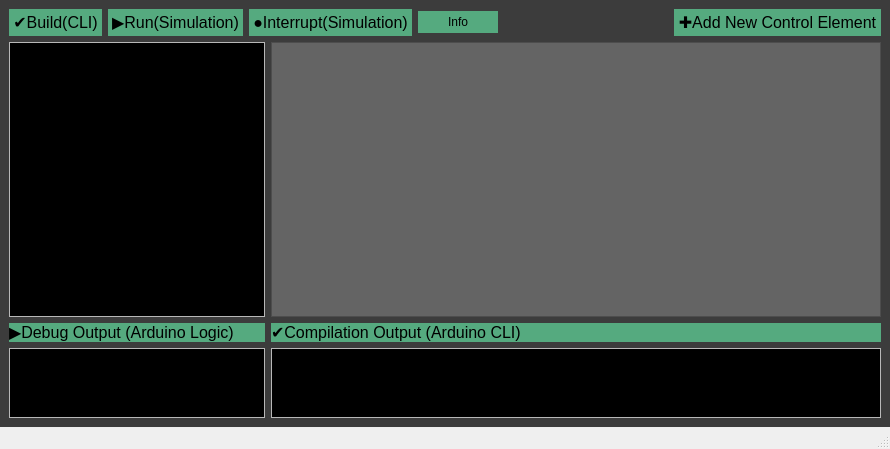
<?xml version="1.0" encoding="UTF-8"?>
<ui version="4.0">
 <class>StartWindow</class>
 <widget class="QMainWindow" name="StartWindow">
  <property name="geometry">
   <rect>
    <x>0</x>
    <y>0</y>
    <width>890</width>
    <height>449</height>
   </rect>
  </property>
  <property name="palette">
   <palette>
    <active>
     <colorrole role="Button">
      <brush brushstyle="SolidPattern">
       <color alpha="255">
        <red>85</red>
        <green>170</green>
        <blue>127</blue>
       </color>
      </brush>
     </colorrole>
    </active>
    <inactive>
     <colorrole role="Button">
      <brush brushstyle="SolidPattern">
       <color alpha="255">
        <red>85</red>
        <green>170</green>
        <blue>127</blue>
       </color>
      </brush>
     </colorrole>
    </inactive>
    <disabled>
     <colorrole role="Button">
      <brush brushstyle="SolidPattern">
       <color alpha="255">
        <red>85</red>
        <green>170</green>
        <blue>127</blue>
       </color>
      </brush>
     </colorrole>
    </disabled>
   </palette>
  </property>
  <property name="windowTitle">
   <string>ArduinoSimulator</string>
  </property>
  <widget class="QWidget" name="centralwidget">
   <property name="palette">
    <palette>
     <active>
      <colorrole role="Base">
       <brush brushstyle="SolidPattern">
        <color alpha="255">
         <red>60</red>
         <green>60</green>
         <blue>60</blue>
        </color>
       </brush>
      </colorrole>
      <colorrole role="Window">
       <brush brushstyle="SolidPattern">
        <color alpha="255">
         <red>60</red>
         <green>60</green>
         <blue>60</blue>
        </color>
       </brush>
      </colorrole>
     </active>
     <inactive>
      <colorrole role="Base">
       <brush brushstyle="SolidPattern">
        <color alpha="255">
         <red>60</red>
         <green>60</green>
         <blue>60</blue>
        </color>
       </brush>
      </colorrole>
      <colorrole role="Window">
       <brush brushstyle="SolidPattern">
        <color alpha="255">
         <red>60</red>
         <green>60</green>
         <blue>60</blue>
        </color>
       </brush>
      </colorrole>
     </inactive>
     <disabled>
      <colorrole role="Base">
       <brush brushstyle="SolidPattern">
        <color alpha="255">
         <red>60</red>
         <green>60</green>
         <blue>60</blue>
        </color>
       </brush>
      </colorrole>
      <colorrole role="Window">
       <brush brushstyle="SolidPattern">
        <color alpha="255">
         <red>60</red>
         <green>60</green>
         <blue>60</blue>
        </color>
       </brush>
      </colorrole>
     </disabled>
    </palette>
   </property>
   <property name="autoFillBackground">
    <bool>true</bool>
   </property>
   <layout class="QVBoxLayout" name="verticalLayout" stretch="0,3,1">
    <item>
     <layout class="QHBoxLayout" name="horizontalLayout_buttons">
      <property name="sizeConstraint">
       <enum>QLayout::SizeConstraint::SetDefaultConstraint</enum>
      </property>
      <item>
       <widget class="QPushButton" name="pushButton_build">
        <property name="font">
         <font>
          <pointsize>12</pointsize>
         </font>
        </property>
        <property name="autoFillBackground">
         <bool>true</bool>
        </property>
        <property name="text">
         <string>✔Build(CLI)</string>
        </property>
        <property name="flat">
         <bool>true</bool>
        </property>
       </widget>
      </item>
      <item>
       <widget class="QPushButton" name="pushButton_run">
        <property name="font">
         <font>
          <pointsize>12</pointsize>
         </font>
        </property>
        <property name="autoFillBackground">
         <bool>true</bool>
        </property>
        <property name="text">
         <string>▶Run(Simulation)</string>
        </property>
        <property name="flat">
         <bool>true</bool>
        </property>
       </widget>
      </item>
      <item>
       <widget class="QPushButton" name="pushButton_interrupt">
        <property name="font">
         <font>
          <pointsize>12</pointsize>
         </font>
        </property>
        <property name="autoFillBackground">
         <bool>true</bool>
        </property>
        <property name="text">
         <string>●Interrupt(Simulation)</string>
        </property>
        <property name="flat">
         <bool>true</bool>
        </property>
       </widget>
      </item>
      <item>
       <widget class="QPushButton" name="pushButton_info">
        <property name="autoFillBackground">
         <bool>true</bool>
        </property>
        <property name="text">
         <string>Info</string>
        </property>
        <property name="flat">
         <bool>true</bool>
        </property>
       </widget>
      </item>
      <item>
       <spacer name="horizontalSpacer">
        <property name="orientation">
         <enum>Qt::Orientation::Horizontal</enum>
        </property>
        <property name="sizeHint" stdset="0">
         <size>
          <width>40</width>
          <height>20</height>
         </size>
        </property>
       </spacer>
      </item>
      <item>
       <widget class="QPushButton" name="pushButton_add_new_control_element">
        <property name="font">
         <font>
          <pointsize>12</pointsize>
         </font>
        </property>
        <property name="autoFillBackground">
         <bool>true</bool>
        </property>
        <property name="styleSheet">
         <string notr="true"/>
        </property>
        <property name="text">
         <string>✚Add New Control Element</string>
        </property>
        <property name="flat">
         <bool>true</bool>
        </property>
       </widget>
      </item>
     </layout>
    </item>
    <item>
     <layout class="QGridLayout" name="gridLayout">
      <property name="sizeConstraint">
       <enum>QLayout::SizeConstraint::SetDefaultConstraint</enum>
      </property>
      <item row="0" column="0">
       <widget class="QTextEdit" name="textEdit_editor">
        <property name="sizePolicy">
         <sizepolicy hsizetype="Fixed" vsizetype="Expanding">
          <horstretch>0</horstretch>
          <verstretch>0</verstretch>
         </sizepolicy>
        </property>
        <property name="palette">
         <palette>
          <active>
           <colorrole role="WindowText">
            <brush brushstyle="SolidPattern">
             <color alpha="255">
              <red>255</red>
              <green>255</green>
              <blue>255</blue>
             </color>
            </brush>
           </colorrole>
           <colorrole role="Light">
            <brush brushstyle="SolidPattern">
             <color alpha="255">
              <red>255</red>
              <green>255</green>
              <blue>255</blue>
             </color>
            </brush>
           </colorrole>
           <colorrole role="Text">
            <brush brushstyle="SolidPattern">
             <color alpha="255">
              <red>255</red>
              <green>255</green>
              <blue>255</blue>
             </color>
            </brush>
           </colorrole>
           <colorrole role="ButtonText">
            <brush brushstyle="SolidPattern">
             <color alpha="255">
              <red>255</red>
              <green>255</green>
              <blue>255</blue>
             </color>
            </brush>
           </colorrole>
           <colorrole role="Base">
            <brush brushstyle="SolidPattern">
             <color alpha="255">
              <red>0</red>
              <green>0</green>
              <blue>0</blue>
             </color>
            </brush>
           </colorrole>
           <colorrole role="PlaceholderText">
            <brush brushstyle="SolidPattern">
             <color alpha="128">
              <red>255</red>
              <green>255</green>
              <blue>255</blue>
             </color>
            </brush>
           </colorrole>
          </active>
          <inactive>
           <colorrole role="WindowText">
            <brush brushstyle="SolidPattern">
             <color alpha="255">
              <red>255</red>
              <green>255</green>
              <blue>255</blue>
             </color>
            </brush>
           </colorrole>
           <colorrole role="Light">
            <brush brushstyle="SolidPattern">
             <color alpha="255">
              <red>255</red>
              <green>255</green>
              <blue>255</blue>
             </color>
            </brush>
           </colorrole>
           <colorrole role="Text">
            <brush brushstyle="SolidPattern">
             <color alpha="255">
              <red>255</red>
              <green>255</green>
              <blue>255</blue>
             </color>
            </brush>
           </colorrole>
           <colorrole role="ButtonText">
            <brush brushstyle="SolidPattern">
             <color alpha="255">
              <red>255</red>
              <green>255</green>
              <blue>255</blue>
             </color>
            </brush>
           </colorrole>
           <colorrole role="Base">
            <brush brushstyle="SolidPattern">
             <color alpha="255">
              <red>0</red>
              <green>0</green>
              <blue>0</blue>
             </color>
            </brush>
           </colorrole>
           <colorrole role="PlaceholderText">
            <brush brushstyle="SolidPattern">
             <color alpha="128">
              <red>255</red>
              <green>255</green>
              <blue>255</blue>
             </color>
            </brush>
           </colorrole>
          </inactive>
          <disabled>
           <colorrole role="WindowText">
            <brush brushstyle="SolidPattern">
             <color alpha="255">
              <red>255</red>
              <green>255</green>
              <blue>255</blue>
             </color>
            </brush>
           </colorrole>
           <colorrole role="Light">
            <brush brushstyle="SolidPattern">
             <color alpha="255">
              <red>255</red>
              <green>255</green>
              <blue>255</blue>
             </color>
            </brush>
           </colorrole>
           <colorrole role="Text">
            <brush brushstyle="SolidPattern">
             <color alpha="255">
              <red>255</red>
              <green>255</green>
              <blue>255</blue>
             </color>
            </brush>
           </colorrole>
           <colorrole role="ButtonText">
            <brush brushstyle="SolidPattern">
             <color alpha="255">
              <red>255</red>
              <green>255</green>
              <blue>255</blue>
             </color>
            </brush>
           </colorrole>
           <colorrole role="PlaceholderText">
            <brush brushstyle="SolidPattern">
             <color alpha="128">
              <red>255</red>
              <green>255</green>
              <blue>255</blue>
             </color>
            </brush>
           </colorrole>
          </disabled>
         </palette>
        </property>
        <property name="styleSheet">
         <string notr="true"> color: white;</string>
        </property>
       </widget>
      </item>
      <item row="0" column="1">
       <widget class="QGraphicsView" name="graphicsView">
        <property name="autoFillBackground">
         <bool>true</bool>
        </property>
        <property name="styleSheet">
         <string notr="true">background-color: rgb(100, 100, 100)</string>
        </property>
       </widget>
      </item>
     </layout>
    </item>
    <item>
     <layout class="QGridLayout" name="gridLayout_2">
      <property name="sizeConstraint">
       <enum>QLayout::SizeConstraint::SetDefaultConstraint</enum>
      </property>
      <item row="1" column="0">
       <widget class="QTextEdit" name="textEdit_debug_output">
        <property name="sizePolicy">
         <sizepolicy hsizetype="Fixed" vsizetype="Expanding">
          <horstretch>0</horstretch>
          <verstretch>0</verstretch>
         </sizepolicy>
        </property>
        <property name="palette">
         <palette>
          <active>
           <colorrole role="WindowText">
            <brush brushstyle="SolidPattern">
             <color alpha="255">
              <red>255</red>
              <green>255</green>
              <blue>255</blue>
             </color>
            </brush>
           </colorrole>
           <colorrole role="Text">
            <brush brushstyle="SolidPattern">
             <color alpha="255">
              <red>255</red>
              <green>255</green>
              <blue>255</blue>
             </color>
            </brush>
           </colorrole>
           <colorrole role="ButtonText">
            <brush brushstyle="SolidPattern">
             <color alpha="255">
              <red>255</red>
              <green>255</green>
              <blue>255</blue>
             </color>
            </brush>
           </colorrole>
           <colorrole role="Base">
            <brush brushstyle="SolidPattern">
             <color alpha="255">
              <red>0</red>
              <green>0</green>
              <blue>0</blue>
             </color>
            </brush>
           </colorrole>
           <colorrole role="PlaceholderText">
            <brush brushstyle="SolidPattern">
             <color alpha="128">
              <red>255</red>
              <green>255</green>
              <blue>255</blue>
             </color>
            </brush>
           </colorrole>
          </active>
          <inactive>
           <colorrole role="WindowText">
            <brush brushstyle="SolidPattern">
             <color alpha="255">
              <red>255</red>
              <green>255</green>
              <blue>255</blue>
             </color>
            </brush>
           </colorrole>
           <colorrole role="Text">
            <brush brushstyle="SolidPattern">
             <color alpha="255">
              <red>255</red>
              <green>255</green>
              <blue>255</blue>
             </color>
            </brush>
           </colorrole>
           <colorrole role="ButtonText">
            <brush brushstyle="SolidPattern">
             <color alpha="255">
              <red>255</red>
              <green>255</green>
              <blue>255</blue>
             </color>
            </brush>
           </colorrole>
           <colorrole role="Base">
            <brush brushstyle="SolidPattern">
             <color alpha="255">
              <red>0</red>
              <green>0</green>
              <blue>0</blue>
             </color>
            </brush>
           </colorrole>
           <colorrole role="PlaceholderText">
            <brush brushstyle="SolidPattern">
             <color alpha="128">
              <red>255</red>
              <green>255</green>
              <blue>255</blue>
             </color>
            </brush>
           </colorrole>
          </inactive>
          <disabled>
           <colorrole role="WindowText">
            <brush brushstyle="SolidPattern">
             <color alpha="255">
              <red>255</red>
              <green>255</green>
              <blue>255</blue>
             </color>
            </brush>
           </colorrole>
           <colorrole role="Text">
            <brush brushstyle="SolidPattern">
             <color alpha="255">
              <red>255</red>
              <green>255</green>
              <blue>255</blue>
             </color>
            </brush>
           </colorrole>
           <colorrole role="ButtonText">
            <brush brushstyle="SolidPattern">
             <color alpha="255">
              <red>255</red>
              <green>255</green>
              <blue>255</blue>
             </color>
            </brush>
           </colorrole>
           <colorrole role="PlaceholderText">
            <brush brushstyle="SolidPattern">
             <color alpha="128">
              <red>255</red>
              <green>255</green>
              <blue>255</blue>
             </color>
            </brush>
           </colorrole>
          </disabled>
         </palette>
        </property>
        <property name="styleSheet">
         <string notr="true">: black; color: white;</string>
        </property>
       </widget>
      </item>
      <item row="1" column="1">
       <widget class="QTextEdit" name="textEdit_compilation_output">
        <property name="palette">
         <palette>
          <active>
           <colorrole role="WindowText">
            <brush brushstyle="SolidPattern">
             <color alpha="255">
              <red>255</red>
              <green>255</green>
              <blue>255</blue>
             </color>
            </brush>
           </colorrole>
           <colorrole role="Text">
            <brush brushstyle="SolidPattern">
             <color alpha="255">
              <red>255</red>
              <green>255</green>
              <blue>255</blue>
             </color>
            </brush>
           </colorrole>
           <colorrole role="ButtonText">
            <brush brushstyle="SolidPattern">
             <color alpha="255">
              <red>255</red>
              <green>255</green>
              <blue>255</blue>
             </color>
            </brush>
           </colorrole>
           <colorrole role="Base">
            <brush brushstyle="SolidPattern">
             <color alpha="255">
              <red>0</red>
              <green>0</green>
              <blue>0</blue>
             </color>
            </brush>
           </colorrole>
           <colorrole role="PlaceholderText">
            <brush brushstyle="SolidPattern">
             <color alpha="128">
              <red>255</red>
              <green>255</green>
              <blue>255</blue>
             </color>
            </brush>
           </colorrole>
          </active>
          <inactive>
           <colorrole role="WindowText">
            <brush brushstyle="SolidPattern">
             <color alpha="255">
              <red>255</red>
              <green>255</green>
              <blue>255</blue>
             </color>
            </brush>
           </colorrole>
           <colorrole role="Text">
            <brush brushstyle="SolidPattern">
             <color alpha="255">
              <red>255</red>
              <green>255</green>
              <blue>255</blue>
             </color>
            </brush>
           </colorrole>
           <colorrole role="ButtonText">
            <brush brushstyle="SolidPattern">
             <color alpha="255">
              <red>255</red>
              <green>255</green>
              <blue>255</blue>
             </color>
            </brush>
           </colorrole>
           <colorrole role="Base">
            <brush brushstyle="SolidPattern">
             <color alpha="255">
              <red>0</red>
              <green>0</green>
              <blue>0</blue>
             </color>
            </brush>
           </colorrole>
           <colorrole role="PlaceholderText">
            <brush brushstyle="SolidPattern">
             <color alpha="128">
              <red>255</red>
              <green>255</green>
              <blue>255</blue>
             </color>
            </brush>
           </colorrole>
          </inactive>
          <disabled>
           <colorrole role="WindowText">
            <brush brushstyle="SolidPattern">
             <color alpha="255">
              <red>255</red>
              <green>255</green>
              <blue>255</blue>
             </color>
            </brush>
           </colorrole>
           <colorrole role="Text">
            <brush brushstyle="SolidPattern">
             <color alpha="255">
              <red>255</red>
              <green>255</green>
              <blue>255</blue>
             </color>
            </brush>
           </colorrole>
           <colorrole role="ButtonText">
            <brush brushstyle="SolidPattern">
             <color alpha="255">
              <red>255</red>
              <green>255</green>
              <blue>255</blue>
             </color>
            </brush>
           </colorrole>
           <colorrole role="PlaceholderText">
            <brush brushstyle="SolidPattern">
             <color alpha="128">
              <red>255</red>
              <green>255</green>
              <blue>255</blue>
             </color>
            </brush>
           </colorrole>
          </disabled>
         </palette>
        </property>
        <property name="styleSheet">
         <string notr="true">: black; color: white;</string>
        </property>
       </widget>
      </item>
      <item row="0" column="1">
       <widget class="QLabel" name="label">
        <property name="font">
         <font>
          <pointsize>12</pointsize>
         </font>
        </property>
        <property name="styleSheet">
         <string notr="true">background-color: rgb(85, 170, 127);
color: black;</string>
        </property>
        <property name="text">
         <string>✔Compilation Output (Arduino CLI)</string>
        </property>
       </widget>
      </item>
      <item row="0" column="0">
       <widget class="QLabel" name="label_debug">
        <property name="font">
         <font>
          <pointsize>12</pointsize>
         </font>
        </property>
        <property name="styleSheet">
         <string notr="true">background-color: rgb(85, 170, 127);
color: black;</string>
        </property>
        <property name="text">
         <string>▶Debug Output (Arduino Logic)</string>
        </property>
       </widget>
      </item>
     </layout>
    </item>
   </layout>
  </widget>
  <widget class="QMenuBar" name="menubar">
   <property name="geometry">
    <rect>
     <x>0</x>
     <y>0</y>
     <width>890</width>
     <height>33</height>
    </rect>
   </property>
  </widget>
  <widget class="QStatusBar" name="statusbar"/>
 </widget>
 <resources/>
 <connections/>
</ui>
